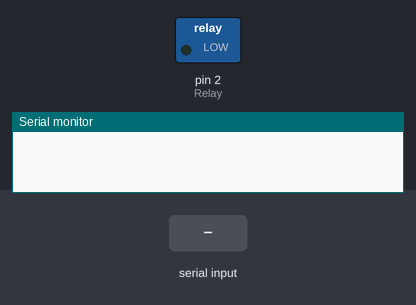
This sketch was run on a simulated Arduino Uno, built with avr-gcc and run on an emulated ATmega328P. Shown: switched loads named in the sketch (green lamp = pin HIGH), the last lines printed to the serial monitor. Inputs (shaded band) come from the test bench.

Above: at 1.2 s.
1.3 s: "0" received over Serial
At 3.2 s:
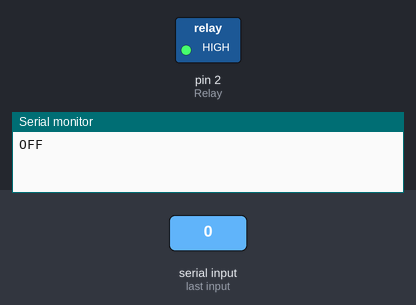
3.5 s: "1" received over Serial
At 4.7 s:
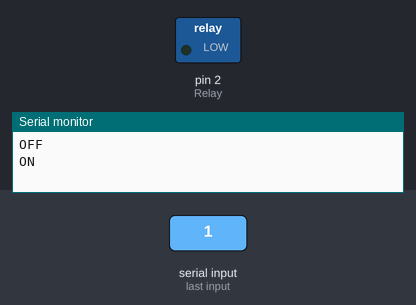
Timing chart, 0 to 6.5 s (numbered marks = the images above; inputs shaded):
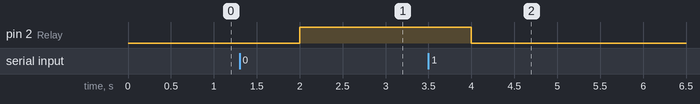

The sketch:

Relay_control_With_Aurdino_blutooth_Connect.ino
```cpp
int Relay=2;
void setup()
{
  pinMode(Relay,OUTPUT);
  Serial.begin(9600);
}
void loop()
{
  while(Serial.available()>0)
  {
    char D = Serial.read();
    if(D=='1')
    {
      digitalWrite(Relay,LOW);
      Serial.println("ON");
    }
    else if(D=='0')
    {
      digitalWrite(Relay,HIGH);
      Serial.println("OFF");
    }
  }
  delay(1000);
}
```

Measured:
- after the input at 1.3 s, pin 2 (Relay): LOW → HIGH after 0.70 s
- after the input at 3.5 s, pin 2 (Relay): HIGH → LOW after 0.50 s
